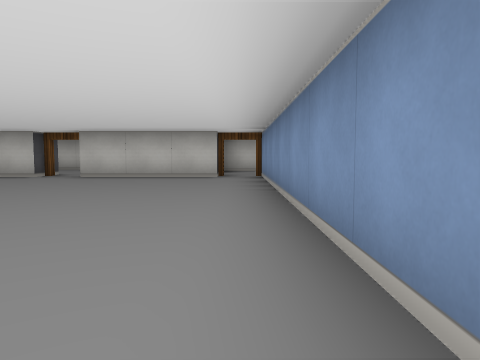
View 1 (above)

19 first-person views from a walk through a cub3D level. The camera is about half as high as the walls, tilts 4° down and sees 70° across. The floor is counted in squares. Each view is taken from the middle of a square. On the plan, view 1 faces up. The plan holds only what a view shows up to about 9 squares ahead; the rest is blank.

View 2
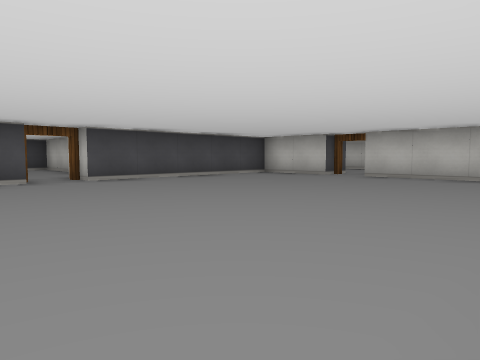

View 3
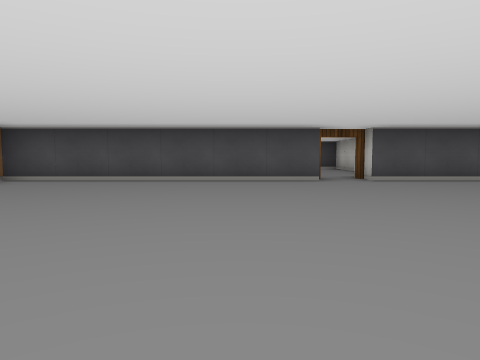

View 4
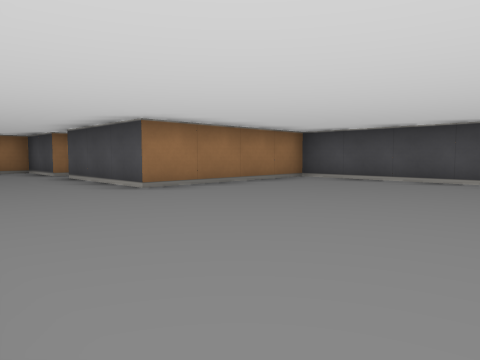

View 5
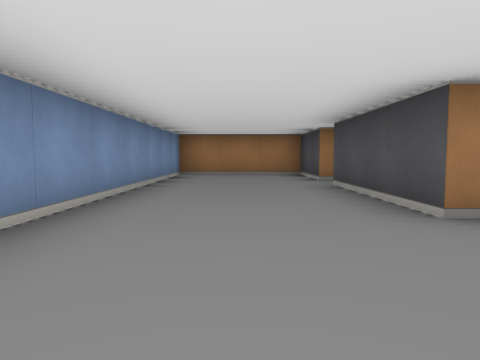

View 6
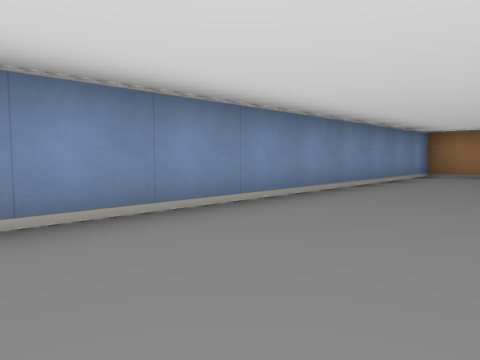

View 7
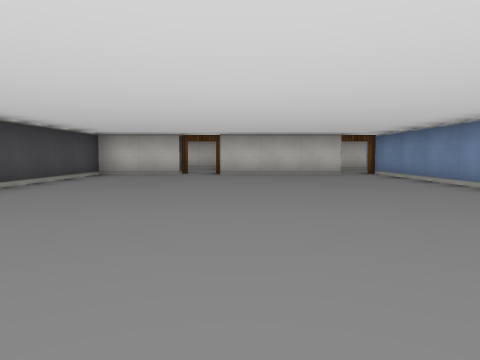

View 8
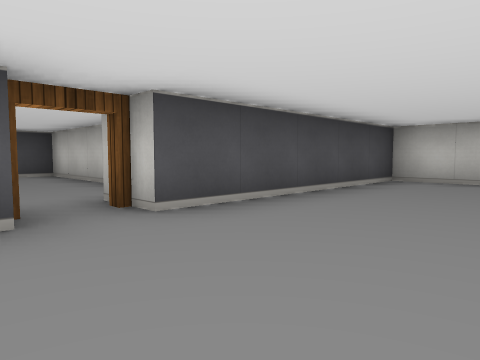

View 9
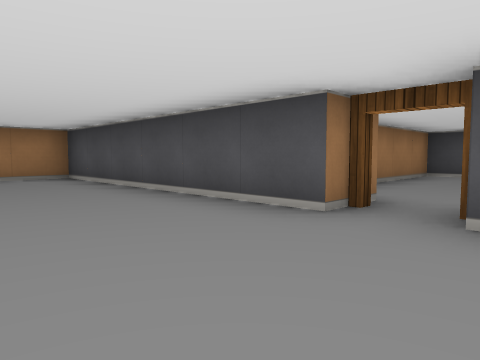

View 10
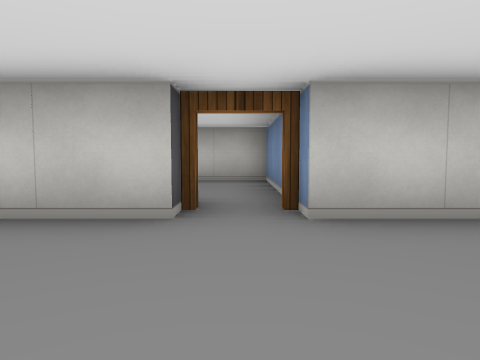

View 11
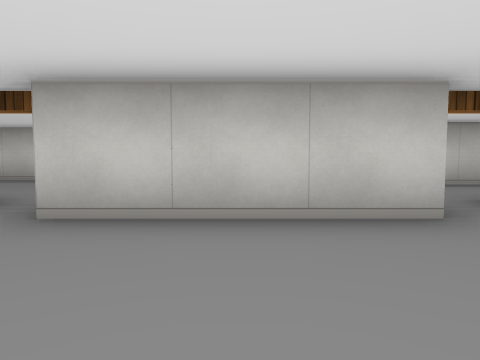

View 12
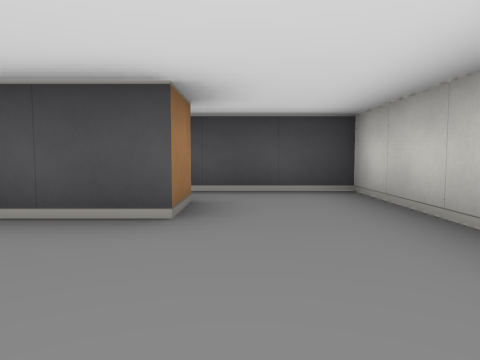

View 13
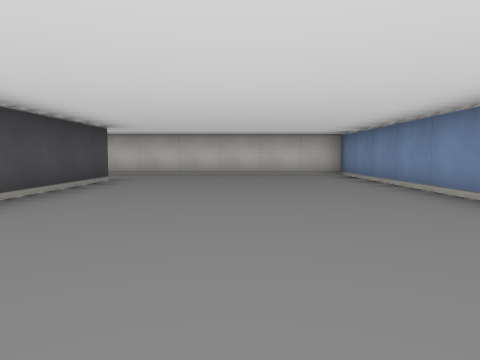

View 14
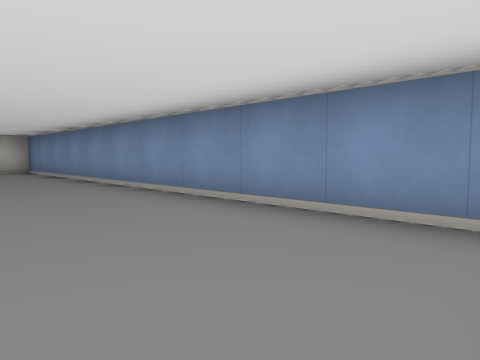

View 15
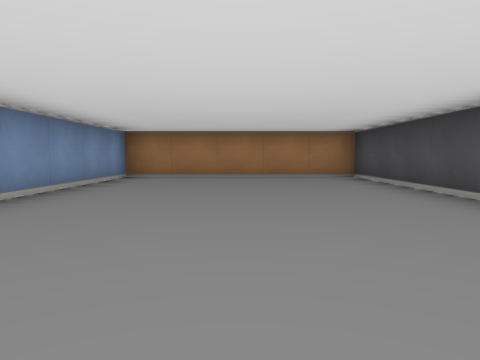

View 16
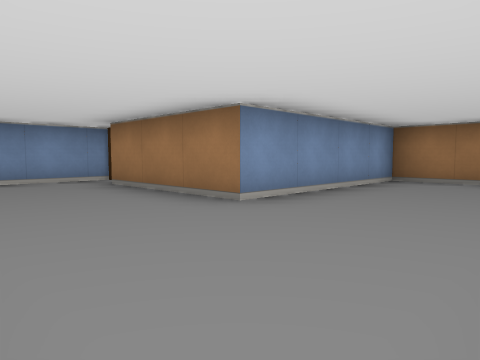

View 17
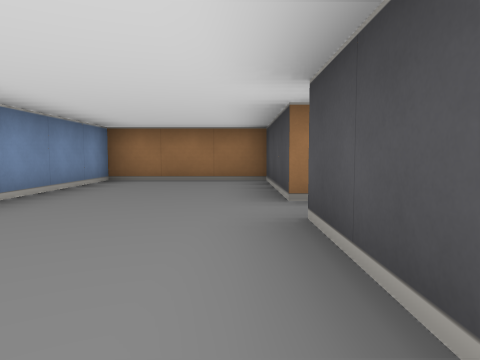

View 18
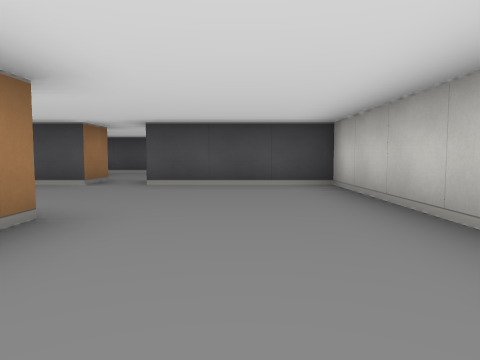

View 19
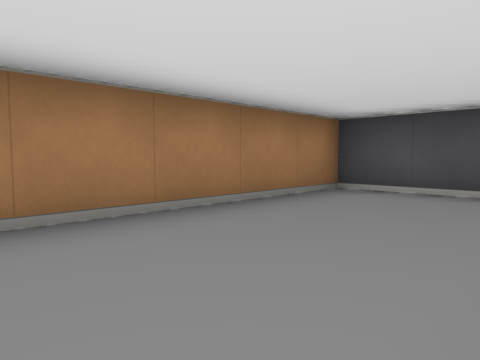

### Floor plan
Ten units are one square. View 1 is at (0, 0); x grows to the right and y downward. Boxes are objects, and circles mark ways between rooms. Rooms are numbered by the first view taken in them; rooms with no view inside come last. Other rooms are left out.
<svg viewBox="-130 -120 200 230">
<path fill="none" stroke="#000" d="M5 -6 5 -81M-65 -15 -65 45 -25 45 -25 75M-45 -75 -65 -75 -65 -25M-5 -75 -35 -75M-25 85 -25 105 5 105 5 24M15 -35 15 5 65 5 65 -105 -5 -105 -5 -82M5 -85 15 -85 15 -55M-115 -75 -105 -75 -105 -45 -75 -45 -75 -85 -45 -85M-35 -75 -35 -115 -105 -115 -105 -85M-98 -35 -125 -35 -125 -5 -84 -5"/>
<circle cx="0" cy="-80" r="3" fill="#2a7"/>
<circle cx="-40" cy="-80" r="3" fill="#2a7"/>
<circle cx="-70" cy="-20" r="3" fill="#2a7"/>
<text x="-30" y="0">1</text>
<text x="40" y="-50">2</text>
<text x="-80" y="-90">3</text>
<text x="-100" y="-20">4</text>
</svg>
Room 1 opens to room 2. Room 1 opens to room 3. Room 1 opens to room 4.

Where each view was taken, in squares from view 1:
view 1: 0 up, 0 right, facing up
view 2: 0 up, 0 right, facing up-left
view 3: 0 up, 0 right, facing left
view 4: 0 up, 0 right, facing down-left
view 5: 2 down, 1 left, facing down
view 6: 2 down, 2 left, facing down-right
view 7: 1 down, 3 left, facing up
view 8: 1 up, 4 left, facing up-left
view 9: 3 up, 4 left, facing down-left
view 10: 5 up, 4 left, facing up
view 11: 5 up, 2 left, facing up
view 12: 9 up, 4 right, facing left
view 13: 2 up, 4 right, facing up
view 14: 0 up, 4 right, facing up-right
view 15: 7 up, 4 right, facing down
view 16: 11 up, 10 left, facing down-right
view 17: 11 up, 10 left, facing down
view 18: 10 up, 5 left, facing left
view 19: 3 up, 8 left, facing down-left
